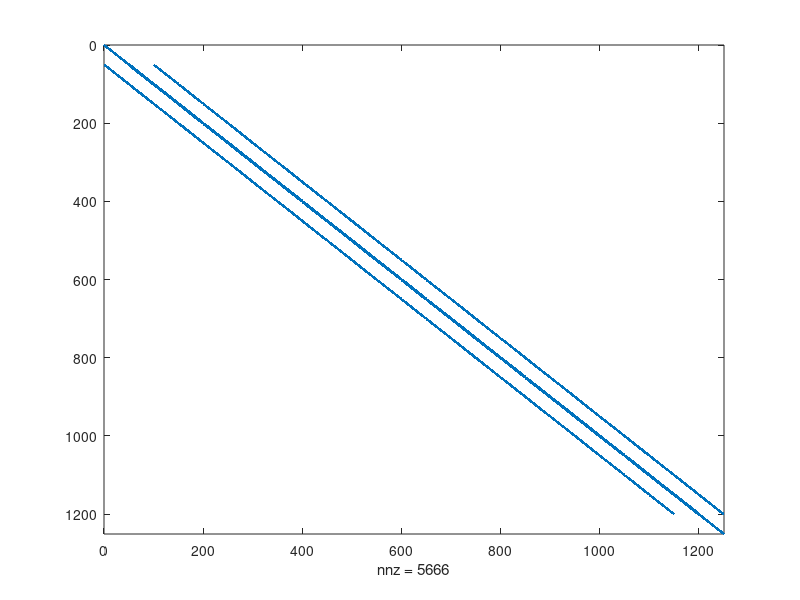
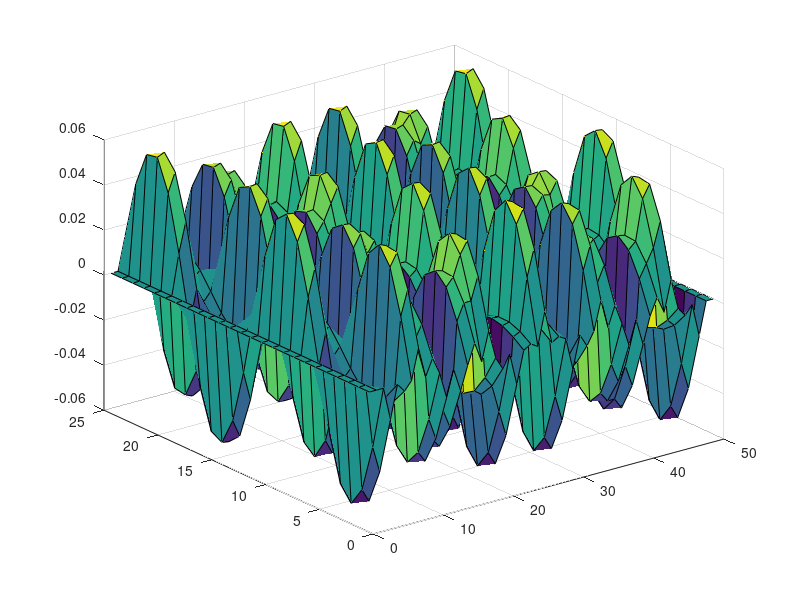
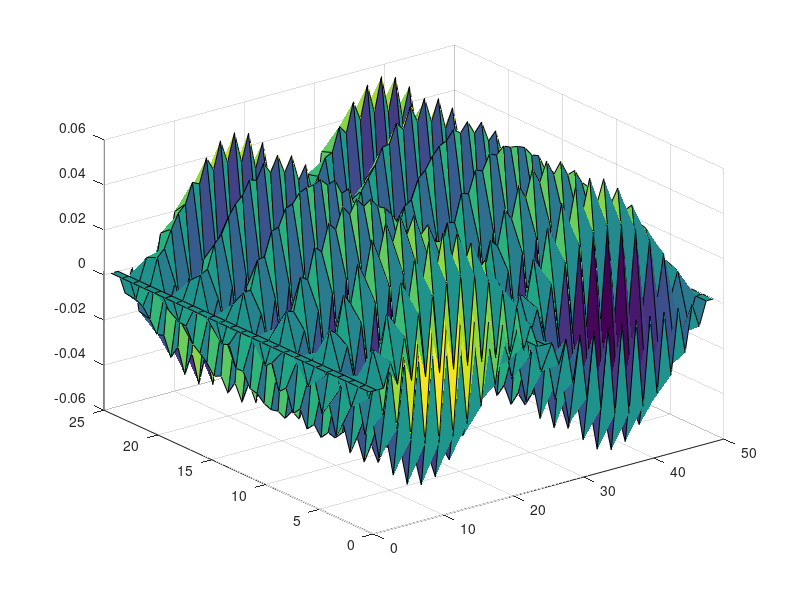
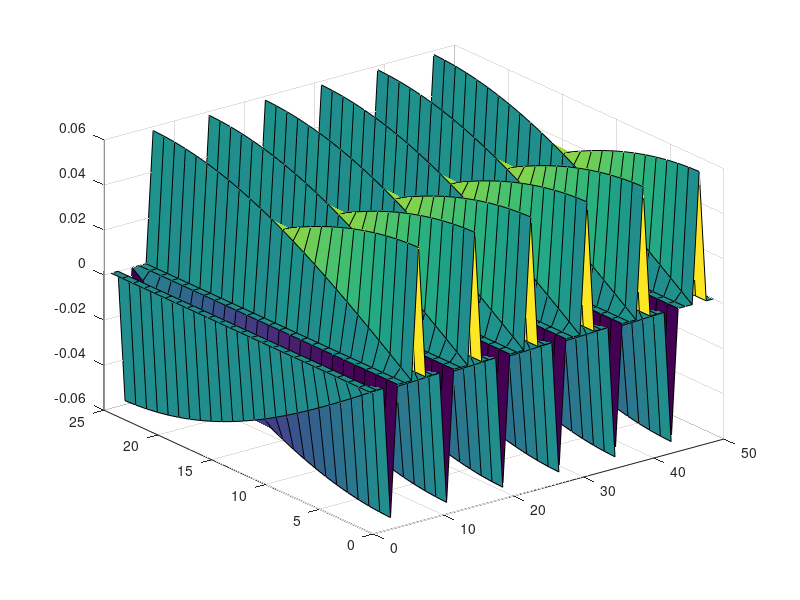

Write the MATLAB code that produced these figures, in order.
% Jay Maini 101037537
%EIPA
set(0, 'DefaultFigureWindowStyle','docked')
clear all
close all


%unequal array size
nx = 25;
ny = 50;
V = zeros(nx,ny);
G = sparse(nx*ny, nx*ny);

Inclusion = 0;

for i = 1:nx
    for j = 1:ny
        m = j+(i-1)*ny;
        
        %Edge cases (BC's nodes)
        if (i == 1) || (i == nx) || (j == 1) || (j == ny)
            G(m,m) = 1;
        else
            %Inner region (set by FD equation)
            %set back to -4 for default
            G(m,m) = -2;
            
            %Define next/previous on the x and y axes
            npx = j+1 + (i-1)*ny;
            nmx = j-1 + (i-1)*ny;
            npy = j + (i-1+1)*ny;
            nmy = j + (i-1-1)*ny;
            
            G(m,npx) = 1; 
            G(m,nmx) = 1;
            G(m,npy) = 1;
            G(m,nmy) = 1;
        end
    end
end

figure('name', 'Matrix')
spy(G)

nmodes = 9;
[E,D] = eigs(G,nmodes,'SM');
%where E is matrix of vectors
%D is diagonal to eigenvalues

for k = 1:nmodes
    E_temp = reshape(E(:,k),nx,ny);
    figure(k+1)
    surf(E_temp)
end

